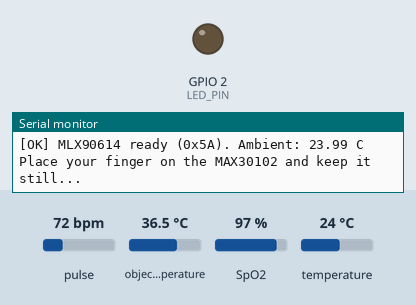
The sketch below on a simulated ESP32. On the bench: output pins drawn as LEDs (lit = HIGH), the last lines printed to the serial monitor. Inputs (shaded band) come from the test bench; at power-on: object temperature 36.5 °C, pulse 72 bpm, SpO2 97 %, temperature 24 °C.

Above: at 1.7 s.
1.8 s: object temperature set to 28.3 °C
11.6 s: object temperature set to 27.7 °C
At 12.2 s:
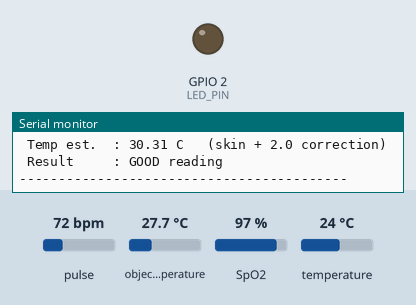
16.7 s: object temperature set to 32 °C
At 20.42 s:
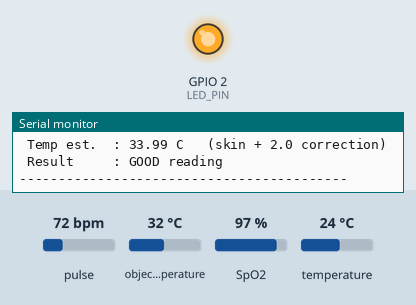
Timing chart, 0 to 27.2 s (numbered marks = the images above; inputs shaded):
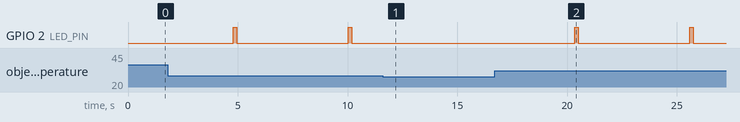

Measured:
- after the input at 11.6 s, GPIO 2 (LED_PIN): stays LOW (without the input it goes to HIGH after 3.7 s)
- after the input at 16.7 s, GPIO 2 (LED_PIN): alternates HIGH for 0.15 s and LOW for 5.1 s, starting after 3.7 s
- by itself, GPIO 2 (LED_PIN): alternates HIGH for 0.15 s and LOW for 5.1 s

The sketch:

ESP32.ino
```cpp
/**
 * ============================================================================
 *  HealSense — ESP32 Dual I2C Sensor Sketch (Arduino IDE)
 * ============================================================================
 *  Reads BOTH sensors on ONE shared I2C bus:
 *
 *    • MAX30102  — heart rate + SpO2          (I2C address 0x57)
 *    • MLX90614  — non-contact IR temperature (I2C address 0x5A)
 *
 *  Wiring (ESP32 DevKit default I2C pins):
 *
 *    ESP32        MAX30102        MLX90614 (GY-906)
 *    ---------    ----------      ----------------
 *    3V3     -->  VIN             VIN / VCC
 *    GND     -->  GND             GND
 *    GPIO21  -->  SDA      ------ SDA        (shared bus)
 *    GPIO22  -->  SCL      ------ SCL        (shared bus)
 *
 *    Both sensors connect to the SAME SDA/SCL wires. That is normal —
 *    I2C devices share the bus and are told apart by their addresses
 *    (0x57 vs 0x5A), so there is no conflict.
 *
 *  Arduino IDE setup:
 *    Tools > Board  : "ESP32 Dev Module"   (esp32 by Espressif Systems)
 *    Tools > Port   : your ESP32 COM port
 *    Serial Monitor : 115200 baud
 *
 *  Libraries (Tools > Manage Libraries, install these two):
 *    1. "SparkFun MAX3010x Pulse and Proximity Sensor Library"
 *    2. "Adafruit MLX90614 Library"   (Adafruit BusIO installs with it)
 *    Nothing else is needed — no ArduinoJson, no extra .h/.cpp files.
 *
 *  What it does:
 *    • On boot: scans the I2C bus and prints every address it finds,
 *      so you can confirm both sensors are wired correctly.
 *    • Every ~5 s: collects 100 samples from the MAX30102 (keep your
 *      finger STILL), computes HR + SpO2, reads the MLX90614, and
 *      prints one combined result to the Serial Monitor.
 *    • Optional: set ENABLE_WIFI_UPLOAD to 1 (below) to also POST each
 *      valid reading to your HealSense backend. Leave it at 0 while
 *      you are only testing the sensors.
 *
 *  NOTE: the MAX30102 does NOT output HR/SpO2 directly. It outputs raw
 *  red/IR light counts; the `spo2_algorithm.h` code from the SparkFun
 *  library turns 100 samples of those counts into HR and SpO2. That DSP
 *  step is unavoidable and is why each reading takes ~4 seconds.
 *
 *  These are prototype-grade sensors, NOT medical devices. For accuracy
 *  and calibration details see docs/firmware/ESP32_Sensor_Guide.md.
 * ============================================================================
 */

#include <Wire.h>
#include "MAX30105.h"          // from SparkFun MAX3010x library (works with MAX30102)
#include "spo2_algorithm.h"    // Maxim HR/SpO2 algorithm, ships with the same library
#include <Adafruit_MLX90614.h>

// ─────────────────────── OPTIONAL BACKEND UPLOAD ────────────────────────────
// 0 = sensor test only (Serial Monitor). Recommended first.
// 1 = also POST valid readings to the HealSense FastAPI backend.
#define ENABLE_WIFI_UPLOAD 0

#if ENABLE_WIFI_UPLOAD
  #include <WiFi.h>
  #include <HTTPClient.h>

  const char* WIFI_SSID      = "YOUR_WIFI_SSID";
  const char* WIFI_PASSWORD  = "YOUR_WIFI_PASSWORD";
  // IP of the PC running your backend on the same WiFi, e.g.
  // "http://192.168.1.50:8000"  (use your uvicorn port)
  const char* API_BASE       = "http://192.168.1.50:8000";
  const char* TELEMETRY_PATH = "/api/v1/telemetry";
  const char* DEVICE_ID      = "ESP32-001";
  const char* PATIENT_ID     = "P001";
  const char* API_KEY        = "esp32_phase5_key";  // must match the seeded Device row
#endif

// ─────────────────────────── I2C CONFIGURATION ──────────────────────────────
#define I2C_SDA_PIN    21
#define I2C_SCL_PIN    22
// 100 kHz on purpose: the MLX90614 speaks SMBus, whose maximum clock is
// 100 kHz. The MAX30102 could run at 400 kHz, but the bus speed is set
// by the slowest device on it — running the shared bus at 400 kHz makes
// the MLX90614 return NaN / disappear intermittently.
#define I2C_CLOCK_HZ   100000

#define MAX30102_ADDR  0x57
#define MLX90614_ADDR  0x5A

// ─────────────────────────── SENSOR SETTINGS ────────────────────────────────
// MAX30102 FIFO: sampleRate 100 Hz with 4-sample averaging gives an
// effective 25 samples/second. The Maxim algorithm expects 100 samples
// (= 4 seconds) per calculation. Do NOT change BUFFER_SIZE to 400.
#define BUFFER_SIZE 100
uint32_t irBuffer[BUFFER_SIZE];
uint32_t redBuffer[BUFFER_SIZE];

// If the IR count is below this, no finger is on the sensor.
const uint32_t IR_FINGER_THRESHOLD = 50000;

// Validity gates — anything outside these is a bad window, not a reading.
const float MIN_VALID_HR    = 30.0;
const float MAX_VALID_HR    = 220.0;
const float MIN_VALID_SPO2  = 70.0;
const float MAX_VALID_SPO2  = 100.0;

// MLX90614 skin-to-core correction. A skin surface reading is lower than
// core temperature, so this constant offset estimates core. It is a crude
// approximation, NOT a validated clinical conversion (see the guide §4.2).
const float SKIN_TO_CORE_OFFSET = 2.0;   // °C
// Your backend rejects temperatures outside 30–45 °C, so the sketch
// applies the same gate before believing a reading.
const float MIN_VALID_TEMP = 30.0;
const float MAX_VALID_TEMP = 45.0;

#define LED_PIN 2   // built-in LED on most ESP32 DevKits — blinks on a valid reading

// ───────────────────────────── GLOBALS ─────────────────────────────────────
MAX30105 particleSensor;
Adafruit_MLX90614 mlx = Adafruit_MLX90614();

bool maxOk = false;
bool mlxOk = false;

// ───────────────────────── I2C BUS SCANNER ─────────────────────────────────
// Runs once at boot. Expect to see exactly two addresses: 0x57 and 0x5A.
// If one is missing, that sensor's wiring is wrong — fix that first,
// before debugging anything else.
void scanI2CBus() {
  Serial.println(F("\n--- I2C bus scan ---"));
  uint8_t found = 0;
  for (uint8_t addr = 1; addr < 127; addr++) {
    Wire.beginTransmission(addr);
    if (Wire.endTransmission() == 0) {
      Serial.printf("  Found device at 0x%02X", addr);
      if (addr == MAX30102_ADDR) Serial.print("  <- MAX30102 (HR/SpO2)");
      if (addr == MLX90614_ADDR) Serial.print("  <- MLX90614 (temperature)");
      Serial.println();
      found++;
    }
  }
  if (found == 0) {
    Serial.println(F("  NO devices found! Check: 3V3, GND, SDA=GPIO21, SCL=GPIO22."));
  } else {
    Serial.printf("  %u device(s) on the bus (expected 2).\n", found);
  }
  Serial.println(F("--------------------\n"));
}

// ───────────────────── MAX30102 — HR + SpO2 READING ────────────────────────
// Waits (with a timeout) for the next FIFO sample so a disconnected
// sensor can never hang the sketch forever.
bool waitForSample(uint32_t timeoutMs = 600) {
  uint32_t start = millis();
  while (!particleSensor.available()) {
    particleSensor.check();              // pump the FIFO
    if (millis() - start > timeoutMs) return false;
    delay(1);
  }
  return true;
}

/**
 * Takes one HR/SpO2 measurement.
 * Returns false if there is no finger, or the sensor stopped responding.
 * hrValid / spo2Valid come from the algorithm itself — if they are false,
 * the numbers are meaningless even though a window was captured.
 */
bool readHeartRateSpO2(int32_t &hr, int32_t &spo2,
                       bool &hrValid, bool &spo2Valid,
                       uint32_t &lastIR) {
  // Quick finger check first, so we don't burn 4 s on an empty sensor.
  if (!waitForSample()) return false;
  lastIR = particleSensor.getIR();
  particleSensor.nextSample();
  if (lastIR < IR_FINGER_THRESHOLD) return false;

  // Collect 100 fresh samples (~4 s). Keep the finger still.
  // (uint16_t, not byte — a byte overflows at 255 and can make loops
  //  like this run forever when the count is raised.)
  uint8_t lowSamples = 0;
  for (uint16_t i = 0; i < BUFFER_SIZE; i++) {
    if (!waitForSample()) return false;
    redBuffer[i] = particleSensor.getRed();
    irBuffer[i]  = particleSensor.getIR();
    lastIR       = irBuffer[i];
    particleSensor.nextSample();
    if (irBuffer[i] < IR_FINGER_THRESHOLD) lowSamples++;
  }
  if (lowSamples > 10) return false;   // finger moved / lifted mid-window

  int32_t spo2Val = 0, hrVal = 0;
  int8_t  spo2Ok  = 0, hrOk  = 0;
  maxim_heart_rate_and_oxygen_saturation(irBuffer, BUFFER_SIZE, redBuffer,
                                         &spo2Val, &spo2Ok,
                                         &hrVal,   &hrOk);
  hr = hrVal;          spo2 = spo2Val;
  hrValid = (hrOk == 1);  spo2Valid = (spo2Ok == 1);
  return true;
}

// ───────────────────── MLX90614 — TEMPERATURE READING ──────────────────────
// Averages 3 object readings to smooth the sensor noise. Returns the
// raw object (skin) temperature AND the corrected estimate, so you can
// see both in the Serial Monitor and judge the offset yourself.
bool readTemperature(float &ambientC, float &objectC, float &correctedC) {
  if (!mlxOk) return false;

  ambientC = mlx.readAmbientTempC();

  float sum = 0.0;
  for (uint8_t i = 0; i < 3; i++) {
    float t = mlx.readObjectTempC();
    if (isnan(t)) return false;        // read failed (bus problem)
    sum += t;
    delay(60);
  }
  objectC    = sum / 3.0;
  correctedC = objectC + SKIN_TO_CORE_OFFSET;
  return true;
}

// ─────────────────────── OPTIONAL: BACKEND UPLOAD ──────────────────────────
#if ENABLE_WIFI_UPLOAD
bool ensureWiFi() {
  if (WiFi.status() == WL_CONNECTED) return true;
  Serial.printf("[WIFI] Connecting to %s ...\n", WIFI_SSID);
  WiFi.mode(WIFI_STA);
  WiFi.begin(WIFI_SSID, WIFI_PASSWORD);
  uint32_t start = millis();
  while (WiFi.status() != WL_CONNECTED && millis() - start < 10000) {
    delay(250);
    Serial.print('.');
  }
  Serial.println();
  if (WiFi.status() == WL_CONNECTED) {
    Serial.print("[WIFI] Connected. IP: ");
    Serial.println(WiFi.localIP());
    return true;
  }
  Serial.println(F("[WIFI] Connection failed"));
  return false;
}

bool uploadReading(int32_t hr, int32_t spo2, float temperatureC) {
  if (!ensureWiFi()) return false;

  HTTPClient http;
  String url = String(API_BASE) + TELEMETRY_PATH;
  http.begin(url);
  http.setTimeout(8000);
  http.addHeader("Content-Type", "application/json");
  http.addHeader("X-Device-API-Key", API_KEY);

  // Built by hand so this sketch needs no JSON library. BP is sent as
  // null with bp_source "none" — the ESP32 has no BP sensor, and the
  // backend must never invent a blood-pressure value.
  char payload[320];
  snprintf(payload, sizeof(payload),
    "{\"device_id\":\"%s\",\"patient_id\":\"%s\","
    "\"heart_rate\":%.1f,\"spo2\":%.1f,\"temperature\":%.2f,"
    "\"systolic_bp\":null,\"diastolic_bp\":null,\"bp_source\":\"none\","
    "\"delayed_sync\":false}",
    DEVICE_ID, PATIENT_ID, (double)hr, (double)spo2, (double)temperatureC);

  int code = http.POST(String(payload));
  Serial.printf("[NET] POST %s -> %d\n", TELEMETRY_PATH, code);
  if (code > 0 && code != 200 && code != 201) {
    Serial.print("[NET] Response: ");
    Serial.println(http.getString());
  }
  http.end();
  return (code == 200 || code == 201);
}
#endif

// ───────────────────────────── SETUP ───────────────────────────────────────
void setup() {
  Serial.begin(115200);
  delay(500);
  pinMode(LED_PIN, OUTPUT);
  digitalWrite(LED_PIN, LOW);

  Serial.println(F("\n========================================="));
  Serial.println(F(" HealSense ESP32 — Dual I2C Sensor Test"));
  Serial.println(F(" MAX30102 (0x57) + MLX90614 (0x5A)"));
  Serial.println(F("========================================="));

  // One shared bus for both sensors.
  Wire.begin(I2C_SDA_PIN, I2C_SCL_PIN);
  Wire.setClock(I2C_CLOCK_HZ);

  scanI2CBus();

  // --- MAX30102 ---
  // I2C_SPEED_STANDARD (100 kHz), NOT I2C_SPEED_FAST — see the comment
  // at I2C_CLOCK_HZ: the MLX90614 on the same bus cannot do 400 kHz.
  if (!particleSensor.begin(Wire, I2C_SPEED_STANDARD, MAX30102_ADDR)) {
    Serial.println(F("[ERROR] MAX30102 not found at 0x57 — HR/SpO2 disabled."));
    Serial.println(F("        Check VIN->3V3, GND, SDA->GPIO21, SCL->GPIO22."));
  } else {
    // LED brightness, sample average, LED mode (2 = Red + IR),
    // sample rate, pulse width, ADC range.
    particleSensor.setup(60, 4, 2, 100, 411, 4096);
    particleSensor.setPulseAmplitudeGreen(0);   // green LED not used
    maxOk = true;
    Serial.println(F("[OK] MAX30102 ready (0x57)"));
  }

  // Re-assert the bus speed before talking to the MLX90614.
  Wire.setClock(I2C_CLOCK_HZ);

  // --- MLX90614 ---
  if (!mlx.begin()) {
    Serial.println(F("[ERROR] MLX90614 not found at 0x5A — temperature disabled."));
    Serial.println(F("        Check VIN->3V3, GND, SDA->GPIO21, SCL->GPIO22."));
  } else {
    mlxOk = true;
    Serial.printf("[OK] MLX90614 ready (0x5A). Ambient: %.2f C\n",
                  (double)mlx.readAmbientTempC());
  }

#if ENABLE_WIFI_UPLOAD
  ensureWiFi();
#endif

  Serial.println(F("\nPlace your finger on the MAX30102 and keep it still...\n"));
}

// ────────────────────────────── LOOP ───────────────────────────────────────
void loop() {
  float ambientC = NAN, objectC = NAN, correctedC = NAN;

  // If the MAX30102 is missing, still prove the temperature sensor works.
  if (!maxOk) {
    if (readTemperature(ambientC, objectC, correctedC)) {
      Serial.printf("[TEMP] Ambient %.2f C | Object %.2f C | Corrected %.2f C\n",
                    (double)ambientC, (double)objectC, (double)correctedC);
    } else {
      Serial.println(F("[TEMP] MLX90614 read failed (NaN). Check wiring/bus speed."));
    }
    delay(1000);
    return;
  }

  // --- Take one HR/SpO2 window (blocks ~4 s) ---
  int32_t  hr = 0, spo2 = 0;
  bool     hrValid = false, spo2Valid = false;
  uint32_t lastIR = 0;

  if (!readHeartRateSpO2(hr, spo2, hrValid, spo2Valid, lastIR)) {
    // No finger (or it moved). Still show temperature so you can test
    // the MLX90614 on its own.
    bool tOk = readTemperature(ambientC, objectC, correctedC);
    Serial.printf("[MAX30102] No finger / unstable (IR=%lu). "
                  "Place finger flat on the sensor, don't press hard.",
                  (unsigned long)lastIR);
    if (tOk) {
      Serial.printf("  | Temp obj %.2f C (corrected %.2f C)",
                    (double)objectC, (double)correctedC);
    }
    Serial.println();
    delay(1000);
    return;
  }

  // --- Temperature, taken right after the HR window ---
  bool tempOk = readTemperature(ambientC, objectC, correctedC);

  bool vitalsGood = hrValid && spo2Valid &&
                    hr   >= MIN_VALID_HR   && hr   <= MAX_VALID_HR &&
                    spo2 >= MIN_VALID_SPO2 && spo2 <= MAX_VALID_SPO2;
  bool tempGood = tempOk &&
                  correctedC >= MIN_VALID_TEMP && correctedC <= MAX_VALID_TEMP;

  Serial.println(F("------------------------------------------"));
  Serial.printf(" Heart Rate : %ld bpm   %s\n", (long)hr,
                hrValid ? "(valid)" : "(INVALID - ignore)");
  Serial.printf(" SpO2       : %ld %%     %s\n", (long)spo2,
                spo2Valid ? "(valid)" : "(INVALID - ignore)");
  if (tempOk) {
    Serial.printf(" Temp amb   : %.2f C\n", (double)ambientC);
    Serial.printf(" Temp skin  : %.2f C   (raw MLX90614 object reading)\n",
                  (double)objectC);
    Serial.printf(" Temp est.  : %.2f C   (skin + %.1f correction)%s\n",
                  (double)correctedC, (double)SKIN_TO_CORE_OFFSET,
                  tempGood ? "" : "  <- outside 30-45 C, sensor aim?");
  } else {
    Serial.println(F(" Temp       : read failed (NaN)"));
  }
  Serial.printf(" Result     : %s\n",
                (vitalsGood && tempGood)
                  ? "GOOD reading"
                  : "UNRELIABLE — keep finger still, aim MLX90614 at skin");
  Serial.println(F("------------------------------------------"));

  if (vitalsGood && tempGood) {
    digitalWrite(LED_PIN, HIGH);
    delay(150);
    digitalWrite(LED_PIN, LOW);

#if ENABLE_WIFI_UPLOAD
    uploadReading(hr, spo2, correctedC);
#endif
  }
#if ENABLE_WIFI_UPLOAD
  else {
    Serial.println(F("[NET] Reading not valid — nothing sent to backend."));
  }
#endif

  delay(1000);   // next reading in ~1 s (the HR window itself takes ~4 s)
}
```
